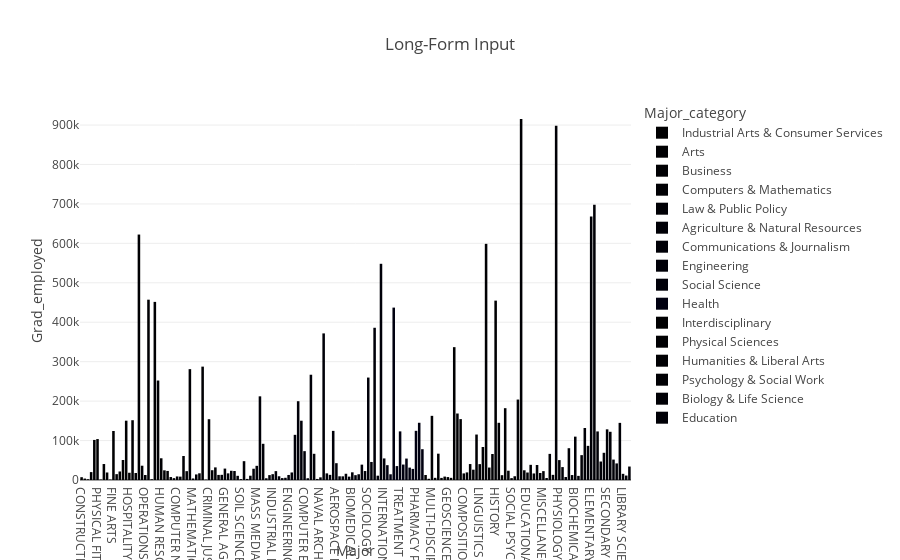

Write notebook code for a chart like this one.
### Code cell
import plotly.express as px

long_df = px.data.medals_long()

fig = px.bar(df_grad, x="Major", y="Grad_employed", color="Major_category", title="Long-Form Input")
fig.show()

### Figure 1 — Plotly figure (JSON) as saved in the notebook; plotly's stock layout.template omitted (floating-point values rounded to 4 significant figures)
{"data": [{"alignmentgroup": "True", "hovertemplate": "Major_category=Industrial Arts & Consumer Services<br>Major=%{x}<br>Grad_employed=%{y}<extra></extra>", "legendgroup": "Industrial Arts & Consumer Services", "marker": {"color": "#000001", "pattern": {"shape": ""}}, "name": "Industrial Arts & Consumer Services", "offsetgroup": "Industrial Arts & Consumer Services", "orientation": "v", "showlegend": true, "textposition": "auto", "type": "bar", "x": ["CONSTRUCTION SERVICES", "COSMETOLOGY SERVICES AND CULINARY ARTS", "ELECTRICAL, MECHANICAL, AND PRECISION TECHNOLOGIES AND PRODUCTION", "TRANSPORTATION SCIENCES AND TECHNOLOGIES", "FAMILY AND CONSUMER SCIENCES", "PHYSICAL FITNESS PARKS RECREATION AND LEISURE", "MILITARY TECHNOLOGIES"], "xaxis": "x", "y": [7098, 3590, 1984, 20035, 101593, 103790, 1248], "yaxis": "y"}, {"alignmentgroup": "True", "hovertemplate": "Major_category=Arts<br>Major=%{x}<br>Grad_employed=%{y}<extra></extra>", "legendgroup": "Arts", "marker": {"color": "#000002", "pattern": {"shape": ""}}, "name": "Arts", "offsetgroup": "Arts", "orientation": "v", "showlegend": true, "textposition": "auto", "type": "bar", "x": ["COMMERCIAL ART AND GRAPHIC DESIGN", "FILM VIDEO AND PHOTOGRAPHIC ARTS", "MISCELLANEOUS FINE ARTS", "FINE ARTS", "VISUAL AND PERFORMING ARTS", "STUDIO ARTS", "DRAMA AND THEATER ARTS", "MUSIC"], "xaxis": "x", "y": [40492, 19059, 1100, 124246, 14841, 21628, 50690, 150394], "yaxis": "y"}, {"alignmentgroup": "True", "hovertemplate": "Major_category=Business<br>Major=%{x}<br>Grad_employed=%{y}<extra></extra>", "legendgroup": "Business", "marker": {"color": "#000003", "pattern": {"shape": ""}}, "name": "Business", "offsetgroup": "Business", "orientation": "v", "showlegend": true, "textposition": "auto", "type": "bar", "x": ["HOSPITALITY MANAGEMENT", "MARKETING AND MARKETING RESEARCH", "MISCELLANEOUS BUSINESS & MEDICAL ADMINISTRATION", "BUSINESS MANAGEMENT AND ADMINISTRATION", "MANAGEMENT INFORMATION SYSTEMS AND STATISTICS", "OPERATIONS LOGISTICS AND E-COMMERCE", "GENERAL BUSINESS", "ACTUARIAL SCIENCE", "ACCOUNTING", "FINANCE", "HUMAN RESOURCES AND PERSONNEL MANAGEMENT", "INTERNATIONAL BUSINESS", "BUSINESS ECONOMICS"], "xaxis": "x", "y": [18368, 151570, 17691, 622357, 36227, 12659, 457191, 2020, 451610, 252242, 55106, 24519, 22935], "yaxis": "y"}, {"alignmentgroup": "True", "hovertemplate": "Major_category=Computers & Mathematics<br>Major=%{x}<br>Grad_employed=%{y}<extra></extra>", "legendgroup": "Computers & Mathematics", "marker": {"color": "#000004", "pattern": {"shape": ""}}, "name": "Computers & Mathematics", "offsetgroup": "Computers & Mathematics", "orientation": "v", "showlegend": true, "textposition": "auto", "type": "bar", "x": ["COMMUNICATION TECHNOLOGIES", "COMPUTER PROGRAMMING AND DATA PROCESSING", "COMPUTER NETWORKING AND TELECOMMUNICATIONS", "COMPUTER ADMINISTRATION MANAGEMENT AND SECURITY", "COMPUTER AND INFORMATION SYSTEMS", "INFORMATION SCIENCES", "COMPUTER SCIENCE", "MATHEMATICS AND COMPUTER SCIENCE", "APPLIED MATHEMATICS", "STATISTICS AND DECISION SCIENCE", "MATHEMATICS"], "xaxis": "x", "y": [7512, 4716, 9037, 8554, 60858, 22403, 281088, 3880, 14113, 16979, 287467], "yaxis": "y"}, {"alignmentgroup": "True", "hovertemplate": "Major_category=Law & Public Policy<br>Major=%{x}<br>Grad_employed=%{y}<extra></extra>", "legendgroup": "Law & Public Policy", "marker": {"color": "#000005", "pattern": {"shape": ""}}, "name": "Law & Public Policy", "offsetgroup": "Law & Public Policy", "orientation": "v", "showlegend": true, "textposition": "auto", "type": "bar", "x": ["COURT REPORTING", "CRIMINAL JUSTICE AND FIRE PROTECTION", "PRE-LAW AND LEGAL STUDIES", "PUBLIC ADMINISTRATION", "PUBLIC POLICY"], "xaxis": "x", "y": [1008, 154146, 24818, 31985, 12875], "yaxis": "y"}, {"alignmentgroup": "True", "hovertemplate": "Major_category=Agriculture & Natural Resources<br>Major=%{x}<br>Grad_employed=%{y}<extra></extra>", "legendgroup": "Agriculture & Natural Resources", "marker": {"color": "#000006", "pattern": {"shape": ""}}, "name": "Agriculture & Natural Resources", "offsetgroup": "Agriculture & Natural Resources", "orientation": "v", "showlegend": true, "textposition": "auto", "type": "bar", "x": ["AGRICULTURE PRODUCTION AND MANAGEMENT", "GENERAL AGRICULTURE", "FORESTRY", "NATURAL RESOURCES MANAGEMENT", "PLANT SCIENCE AND AGRONOMY", "AGRICULTURAL ECONOMICS", "SOIL SCIENCE", "ANIMAL SCIENCES", "MISCELLANEOUS AGRICULTURE", "FOOD SCIENCE"], "xaxis": "x", "y": [13104, 28930, 16831, 23394, 22782, 10592, 2284, 47755, 2758, 10857], "yaxis": "y"}, {"alignmentgroup": "True", "hovertemplate": "Major_category=Communications & Journalism<br>Major=%{x}<br>Grad_employed=%{y}<extra></extra>", "legendgroup": "Communications & Journalism", "marker": {"color": "#000007", "pattern": {"shape": ""}}, "name": "Communications & Journalism", "offsetgroup": "Communications & Journalism", "orientation": "v", "showlegend": true, "textposition": "auto", "type": "bar", "x": ["ADVERTISING AND PUBLIC RELATIONS", "MASS MEDIA", "COMMUNICATIONS", "JOURNALISM"], "xaxis": "x", "y": [28517, 35939, 212156, 91778], "yaxis": "y"}, {"alignmentgroup": "True", "hovertemplate": "Major_category=Engineering<br>Major=%{x}<br>Grad_employed=%{y}<extra></extra>", "legendgroup": "Engineering", "marker": {"color": "#000008", "pattern": {"shape": ""}}, "name": "Engineering", "offsetgroup": "Engineering", "orientation": "v", "showlegend": true, "textposition": "auto", "type": "bar", "x": ["MECHANICAL ENGINEERING RELATED TECHNOLOGIES", "MISCELLANEOUS ENGINEERING TECHNOLOGIES", "INDUSTRIAL PRODUCTION TECHNOLOGIES", "ELECTRICAL ENGINEERING TECHNOLOGY", "ENGINEERING TECHNOLOGIES", "ARCHITECTURAL ENGINEERING", "PETROLEUM ENGINEERING", "ENGINEERING AND INDUSTRIAL MANAGEMENT", "MISCELLANEOUS ENGINEERING", "ARCHITECTURE", "GENERAL ENGINEERING", "CIVIL ENGINEERING", "COMPUTER ENGINEERING", "MINING AND MINERAL ENGINEERING", "MECHANICAL ENGINEERING", "INDUSTRIAL AND MANUFACTURING ENGINEERING", "GEOLOGICAL AND GEOPHYSICAL ENGINEERING", "NAVAL ARCHITECTURE AND MARINE ENGINEERING", "ELECTRICAL ENGINEERING", "BIOLOGICAL ENGINEERING", "MATERIALS ENGINEERING AND MATERIALS SCIENCE", "CHEMICAL ENGINEERING", "AEROSPACE ENGINEERING", "ENVIRONMENTAL ENGINEERING", "METALLURGICAL ENGINEERING", "ENGINEERING MECHANICS PHYSICS AND SCIENCE", "NUCLEAR ENGINEERING", "BIOMEDICAL ENGINEERING", "MATERIALS SCIENCE"], "xaxis": "x", "y": [4442, 12433, 14752, 22501, 9471, 4857, 5640, 12781, 19112, 114536, 199771, 150299, 73147, 4491, 266923, 66432, 2673, 6739, 371723, 16810, 13042, 124544, 42632, 9387, 9299, 15822, 8567, 19474, 12263], "yaxis": "y"}, {"alignmentgroup": "True", "hovertemplate": "Major_category=Social Science<br>Major=%{x}<br>Grad_employed=%{y}<extra></extra>", "legendgroup": "Social Science", "marker": {"color": "#000009", "pattern": {"shape": ""}}, "name": "Social Science", "offsetgroup": "Social Science", "orientation": "v", "showlegend": true, "textposition": "auto", "type": "bar", "x": ["CRIMINOLOGY", "GEOGRAPHY", "INTERDISCIPLINARY SOCIAL SCIENCES", "SOCIOLOGY", "GENERAL SOCIAL SCIENCES", "ECONOMICS", "MISCELLANEOUS SOCIAL SCIENCES", "POLITICAL SCIENCE AND GOVERNMENT", "INTERNATIONAL RELATIONS"], "xaxis": "x", "y": [14584, 38935, 22755, 259742, 45744, 386002, 10916, 548199, 54693], "yaxis": "y"}, {"alignmentgroup": "True", "hovertemplate": "Major_category=Health<br>Major=%{x}<br>Grad_employed=%{y}<extra></extra>", "legendgroup": "Health", "marker": {"color": "#000010", "pattern": {"shape": ""}}, "name": "Health", "offsetgroup": "Health", "orientation": "v", "showlegend": true, "textposition": "auto", "type": "bar", "x": ["MEDICAL TECHNOLOGIES TECHNICIANS", "MEDICAL ASSISTING SERVICES", "NURSING", "HEALTH AND MEDICAL ADMINISTRATIVE SERVICES", "TREATMENT THERAPY PROFESSIONS", "MISCELLANEOUS HEALTH MEDICAL PROFESSIONS", "GENERAL MEDICAL AND HEALTH SERVICES", "NUTRITION SCIENCES", "COMMUNITY AND PUBLIC HEALTH", "PHARMACY PHARMACEUTICAL SCIENCES AND ADMINISTRATION", "COMMUNICATION DISORDERS SCIENCES AND SERVICES", "HEALTH AND MEDICAL PREPARATORY PROGRAMS"], "xaxis": "x", "y": [37639, 14499, 437115, 35283, 123279, 39185, 54355, 31411, 28112, 124688, 145102, 78132], "yaxis": "y"}, {"alignmentgroup": "True", "hovertemplate": "Major_category=Interdisciplinary<br>Major=%{x}<br>Grad_employed=%{y}<extra></extra>", "legendgroup": "Interdisciplinary", "marker": {"color": "#000001", "pattern": {"shape": ""}}, "name": "Interdisciplinary", "offsetgroup": "Interdisciplinary", "orientation": "v", "showlegend": true, "textposition": "auto", "type": "bar", "x": ["MULTI/INTERDISCIPLINARY STUDIES"], "xaxis": "x", "y": [12708], "yaxis": "y"}, {"alignmentgroup": "True", "hovertemplate": "Major_category=Physical Sciences<br>Major=%{x}<br>Grad_employed=%{y}<extra></extra>", "legendgroup": "Physical Sciences", "marker": {"color": "#000002", "pattern": {"shape": ""}}, "name": "Physical Sciences", "offsetgroup": "Physical Sciences", "orientation": "v", "showlegend": true, "textposition": "auto", "type": "bar", "x": ["NUCLEAR, INDUSTRIAL RADIOLOGY, AND BIOLOGICAL TECHNOLOGIES", "MULTI-DISCIPLINARY OR GENERAL SCIENCE", "OCEANOGRAPHY", "GEOLOGY AND EARTH SCIENCE", "PHYSICAL SCIENCES", "ATMOSPHERIC SCIENCES AND METEOROLOGY", "GEOSCIENCES", "ASTRONOMY AND ASTROPHYSICS", "CHEMISTRY", "PHYSICS"], "xaxis": "x", "y": [3129, 162694, 5501, 66748, 5292, 8657, 7443, 5480, 336838, 168583], "yaxis": "y"}, {"alignmentgroup": "True", "hovertemplate": "Major_category=Humanities & Liberal Arts<br>Major=%{x}<br>Grad_employed=%{y}<extra></extra>", "legendgroup": "Humanities & Liberal Arts", "marker": {"color": "#000003", "pattern": {"shape": ""}}, "name": "Humanities & Liberal Arts", "offsetgroup": "Humanities & Liberal Arts", "orientation": "v", "showlegend": true, "textposition": "auto", "type": "bar", "x": ["LIBERAL ARTS", "COMPOSITION AND RHETORIC", "HUMANITIES", "ART HISTORY AND CRITICISM", "INTERCULTURAL AND INTERNATIONAL STUDIES", "THEOLOGY AND RELIGIOUS VOCATIONS", "LINGUISTICS AND COMPARATIVE LANGUAGE AND LITERATURE", "ANTHROPOLOGY AND ARCHEOLOGY", "ENGLISH LANGUAGE AND LITERATURE", "OTHER FOREIGN LANGUAGES", "AREA ETHNIC AND CIVILIZATION STUDIES", "HISTORY", "FRENCH GERMAN LATIN AND OTHER COMMON FOREIGN LANGUAGE STUDIES", "UNITED STATES HISTORY", "PHILOSOPHY AND RELIGIOUS STUDIES"], "xaxis": "x", "y": [154404, 16723, 19264, 40441, 26153, 115266, 40277, 83632, 598806, 31558, 65878, 454797, 145043, 12217, 182113], "yaxis": "y"}, {"alignmentgroup": "True", "hovertemplate": "Major_category=Psychology & Social Work<br>Major=%{x}<br>Grad_employed=%{y}<extra></extra>", "legendgroup": "Psychology & Social Work", "marker": {"color": "#000004", "pattern": {"shape": ""}}, "name": "Psychology & Social Work", "offsetgroup": "Psychology & Social Work", "orientation": "v", "showlegend": true, "textposition": "auto", "type": "bar", "x": ["HUMAN SERVICES AND COMMUNITY ORGANIZATION", "SOCIAL PSYCHOLOGY", "INDUSTRIAL AND ORGANIZATIONAL PSYCHOLOGY", "SOCIAL WORK", "PSYCHOLOGY", "MISCELLANEOUS PSYCHOLOGY", "EDUCATIONAL PSYCHOLOGY", "COUNSELING PSYCHOLOGY", "CLINICAL PSYCHOLOGY"], "xaxis": "x", "y": [23537, 4796, 9546, 203983, 915341, 24652, 18993, 38468, 16612], "yaxis": "y"}, {"alignmentgroup": "True", "hovertemplate": "Major_category=Biology & Life Science<br>Major=%{x}<br>Grad_employed=%{y}<extra></extra>", "legendgroup": "Biology & Life Science", "marker": {"color": "#000005", "pattern": {"shape": ""}}, "name": "Biology & Life Science", "offsetgroup": "Biology & Life Science", "orientation": "v", "showlegend": true, "textposition": "auto", "type": "bar", "x": ["ENVIRONMENTAL SCIENCE", "ECOLOGY", "MISCELLANEOUS BIOLOGY", "COGNITIVE SCIENCE AND BIOPSYCHOLOGY", "MICROBIOLOGY", "BOTANY", "BIOLOGY", "PHYSIOLOGY", "MOLECULAR BIOLOGY", "PHARMACOLOGY", "ZOOLOGY", "NEUROSCIENCE", "BIOCHEMICAL SCIENCES", "GENETICS"], "xaxis": "x", "y": [38068, 17793, 22488, 5032, 66240, 13071, 898342, 50450, 32729, 7571, 80607, 12551, 109944, 10450], "yaxis": "y"}, {"alignmentgroup": "True", "hovertemplate": "Major_category=Education<br>Major=%{x}<br>Grad_employed=%{y}<extra></extra>", "legendgroup": "Education", "marker": {"color": "#000006", "pattern": {"shape": ""}}, "name": "Education", "offsetgroup": "Education", "orientation": "v", "showlegend": true, "textposition": "auto", "type": "bar", "x": ["EARLY CHILDHOOD EDUCATION", "PHYSICAL AND HEALTH EDUCATION TEACHING", "MISCELLANEOUS EDUCATION", "ELEMENTARY EDUCATION", "GENERAL EDUCATION", "ART AND MUSIC EDUCATION", "TEACHER EDUCATION: MULTIPLE LEVELS", "SOCIAL SCIENCE OR HISTORY TEACHER EDUCATION", "SECONDARY TEACHER EDUCATION", "LANGUAGE AND DRAMA EDUCATION", "MATHEMATICS TEACHER EDUCATION", "SCIENCE AND COMPUTER TEACHER EDUCATION", "SPECIAL NEEDS EDUCATION", "LIBRARY SCIENCE", "SCHOOL STUDENT COUNSELING", "EDUCATIONAL ADMINISTRATION AND SUPERVISION"], "xaxis": "x", "y": [63027, 131845, 86566, 668185, 698049, 123145, 46866, 68997, 128469, 122260, 51750, 42043, 144858, 15651, 11313, 34142], "yaxis": "y"}], "layout": {"barmode": "relative", "legend": {"title": {"text": "Major_category"}, "tracegroupgap": 0}, "title": {"text": "Long-Form Input"}, "xaxis": {"anchor": "y", "domain": [0, 1], "title": {"text": "Major"}}, "yaxis": {"anchor": "x", "domain": [0, 1], "title": {"text": "Grad_employed"}}}}
